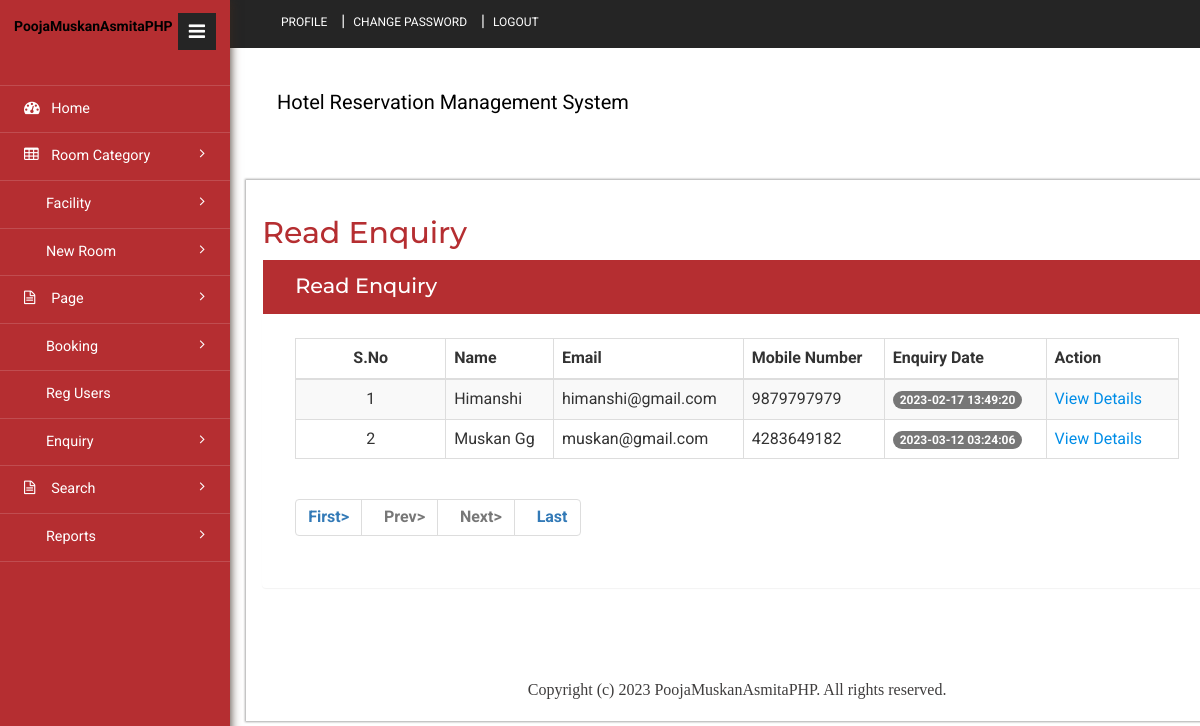
The page /admin/read-enquiry.php (signed in) on the database its author committed.
### tables this page shows
CREATE TABLE `tblcontact` (
  `ID` int(10) NOT NULL,
  `Name` varchar(200) DEFAULT NULL,
  `MobileNumber` bigint(10) DEFAULT NULL,
  `Email` varchar(200) DEFAULT NULL,
  `Message` mediumtext DEFAULT NULL,
  `EnquiryDate` timestamp NULL DEFAULT current_timestamp(),
  `IsRead` int(5) DEFAULT NULL
);

### admin/read-enquiry.php (the view, shortened to what this page needs)
<?php
include('includes/dbconnection.php');
if (strlen($_SESSION['hbmsaid']==0)) {
  header('location:logout.php');
  } else{
?>
<!DOCTYPE HTML>
<html>
<head>
<link href="css/bootstrap.min.css" rel='stylesheet' type='text/css' />
<link href="css/style.css" rel='stylesheet' type='text/css' />
<link href="css/font-awesome.css" rel="stylesheet">
<link rel="stylesheet" href="css/icon-font.min.css" type='text/css' />
</head>
<body>
   <div class="page-container">
	<div class="left-content">
	   <div class="inner-content">
			<?php include_once('includes/header.php');?>
			<div class="content">
<div class="women_main">
	<div class="grids">
					<div class="progressbar-heading grids-heading">
						<h2>Read Enquiry</h2>
					</div>
					<div class="panel panel-widget forms-panel">
						<div class="forms">
							<div class="form-grids widget-shadow" data-example-id="basic-forms">
								<div class="form-title">
									<h4>Read Enquiry</h4>
								</div>
								<div class="form-body">
									     <table class="table table-bordered table-striped table-vcenter js-dataTable-full-pagination">
                                <thead>
                                    <tr>
                                        <th class="text-center">S.No</th>
                                        <th>Name</th>
                                        <th class="d-none d-sm-table-cell">Email</th>
                                        <th class="d-none d-sm-table-cell">Mobile Number</th>
                                        <th class="d-none d-sm-table-cell">Enquiry Date</th>
                                        <th class="d-none d-sm-table-cell" style="width: 15%;">Action</th>
                                       </tr>
                                </thead>
                                <tbody>
                                    <?php
                                    if (isset($_GET['pageno'])) {
            $pageno = $_GET['pageno'];
        } else {
            $pageno = 1;
        }
        $no_of_records_per_page = 10;
        $offset = ($pageno-1) * $no_of_records_per_page;
       $ret = "SELECT ID FROM tblcontact";
$query1 = $dbh -> prepare($ret);
$query1->execute();
$total_rows=$query1->rowCount();
$total_pages = ceil($total_rows / $no_of_records_per_page);
$sql="SELECT * from tblcontact where IsRead='1' LIMIT $offset, $no_of_records_per_page";
$query = $dbh -> prepare($sql);
$query->execute();
$results=$query->fetchAll(PDO::FETCH_OBJ);
$cnt=1;
if($query->rowCount() > 0)
{
foreach($results as $row)
{               ?>
                                    <tr>
                                        <td class="text-center"><?php echo htmlentities($cnt);?></td>
                                        <td class="font-w600"><?php  echo htmlentities($row->Name);?></td>
                                        <td class="d-none d-sm-table-cell"><?php  echo htmlentities($row->Email);?></td>
                                        <td class="d-none d-sm-table-cell"><?php  echo htmlentities($row->MobileNumber);?></td>
                                        <td class="d-none d-sm-table-cell">
                                            <span class="badge badge-primary"><?php  echo htmlentities($row->EnquiryDate);?></span>
                                        </td>
                                         <td><a href="view-enquiry.php?viewid=<?php echo htmlentities ($row->ID);?>">View Details</a></td>
                                    </tr>
                                    <?php $cnt=$cnt+1;}} ?>
                                </tbody>
                            </table>
                            <div align="left">
    <ul class="pagination" >
        <li><a href="?pageno=1"><strong>First></strong></a></li>
        <li class="<?php if($pageno <= 1){ echo 'disabled'; } ?>">
            <a href="<?php if($pageno <= 1){ echo '#'; } else { echo "?pageno=".($pageno - 1); } ?>"><strong style="padding-left: 10px">Prev></strong></a>
        </li>
        <li class="<?php if($pageno >= $total_pages){ echo 'disabled'; } ?>">
            <a href="<?php if($pageno >= $total_pages){ echo '#'; } else { echo "?pageno=".($pageno + 1); } ?>"><strong style="padding-left: 10px">Next></strong></a>
        </li>
        <li><a href="?pageno=<?php echo $total_pages; ?>"><strong style="padding-left: 10px">Last</strong></a></li>
    </ul>
</div>
								</div>
							</div>
						</div>
					</div>
				</div>
<?php include_once('includes/footer.php');?>
</div>
</div>
		</div>
</div>
			<?php include_once('includes/sidebar.php');?>
							</div>
</body>
</html><?php }  ?>

### rows shown on the page
tblcontact: Name "Himanshi", Email "himanshi@gmail.com", MobileNumber "9879797979", EnquiryDate "2023-02-17 13:49:20"
tblcontact: Name "Muskan Gg", Email "muskan@gmail.com", MobileNumber "4283649182", EnquiryDate "2023-03-12 03:24:06"
